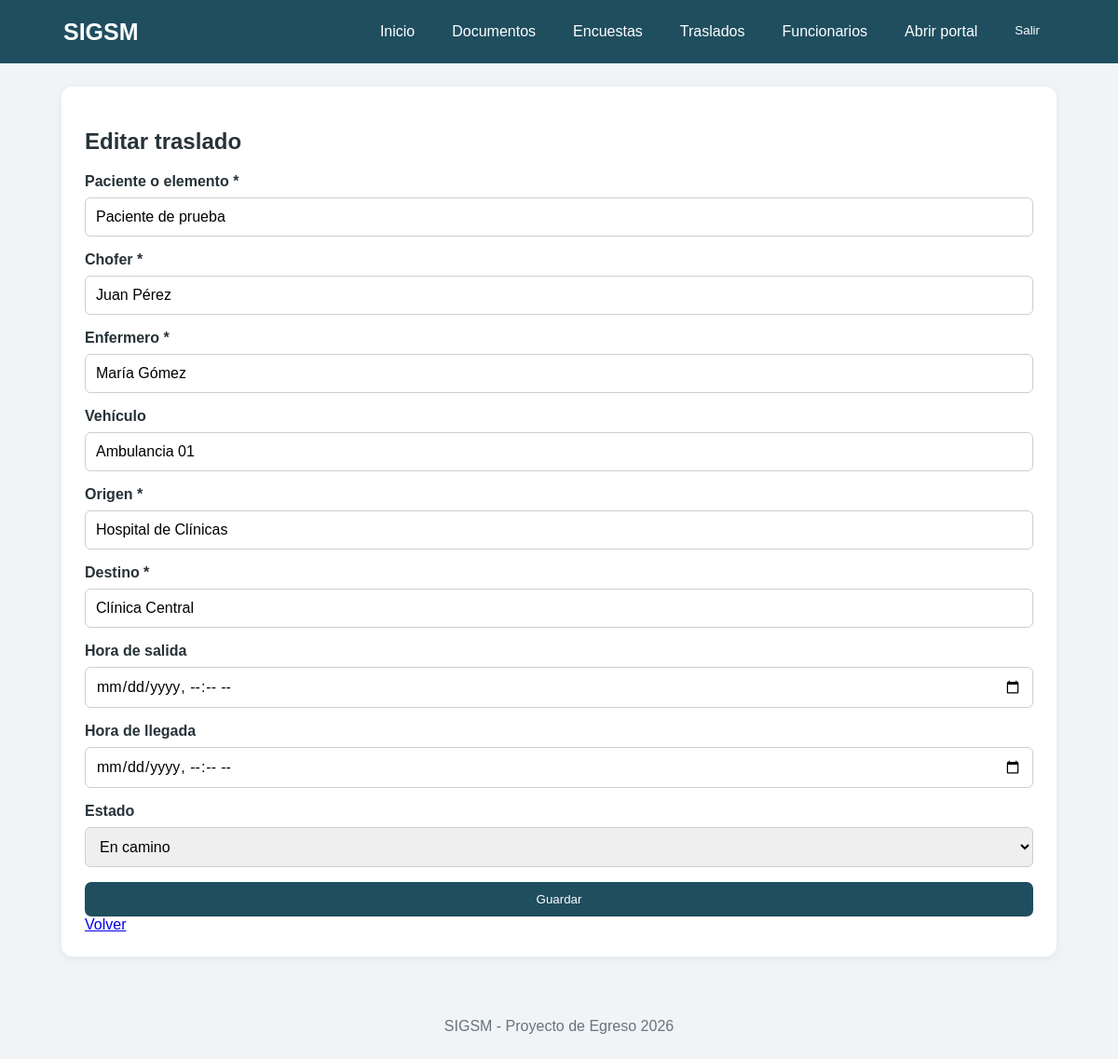
The page /presentacion/editar_traslado.php?id=1 (signed in) on the database its author committed.
### tables this page shows
CREATE TABLE IF NOT EXISTS traslados (

    id INT AUTO_INCREMENT PRIMARY KEY,

    paciente VARCHAR(150) NOT NULL,

    chofer VARCHAR(100) NOT NULL,

    enfermero VARCHAR(100) NOT NULL,

    vehiculo VARCHAR(100),

    origen VARCHAR(150) NOT NULL,

    destino VARCHAR(150) NOT NULL,

    salida DATETIME NULL,

    llegada DATETIME NULL,

    estado VARCHAR(40) NOT NULL DEFAULT 'Solicitado',

    creado_en TIMESTAMP DEFAULT CURRENT_TIMESTAMP,

     
    CONSTRAINT chk_traslados_paciente
        CHECK (CHAR_LENGTH(TRIM(paciente)) >= 2),

    CONSTRAINT chk_traslados_chofer
        CHECK (CHAR_LENGTH(TRIM(chofer)) >= 2),

    CONSTRAINT chk_traslados_enfermero
        CHECK (CHAR_LENGTH(TRIM(enfermero)) >= 2),

    CONSTRAINT chk_traslados_origen
        CHECK (CHAR_LENGTH(TRIM(origen)) >= 2),

    CONSTRAINT chk_traslados_destino
        CHECK (CHAR_LENGTH(TRIM(destino)) >= 2),

    CONSTRAINT chk_traslados_vehiculo
        CHECK (
            vehiculo IS NULL
            OR CHAR_LENGTH(TRIM(vehiculo)) >= 2
        ),

     
    CONSTRAINT chk_traslados_estado
        CHECK (
            estado IN (
                'Solicitado',
                'En camino',
                'Realizado',
                'Cancelado'
            )
        ),

     
    CONSTRAINT chk_traslados_fechas
        CHECK (
            salida IS NULL
            OR llegada IS NULL
            OR llegada >= salida
        )

);

### logica/funciones.php (called while the page is built, shortened)
<?php
function limpiar($t) : string {
    return htmlspecialchars($t ?? '', ENT_QUOTES, 'UTF-8');
}

### presentacion/editar_traslado.php (the view, shortened to what this page needs)
<?php
require_once __DIR__ . '/../logica/funciones.php';
require_once __DIR__ . '/../datos/conexion.php';
$id = (int)($_GET['id'] ?? 0);
$edit = $id>0;
$dato = null;
if ($edit) {
    $s = $pdo->prepare('SELECT * FROM traslados WHERE id=?');
    $s->execute([$id]);
    $dato = $s->fetch(PDO::FETCH_ASSOC);
}
require __DIR__ . '/vistas/encabezado.php';
$d = $dato ?: ['paciente' => '', 'chofer' => '', 'enfermero' => '', 'vehiculo' => '', 'origen' => 'Hospital de Clínicas', 'destino' => '', 'salida' => '', 'llegada' => '', 'estado' => 'Solicitado'];
 ?>
<section class="tarjeta">
    <h1>
        <?= $edit ? 'Editar' : 'Nuevo' ?> traslado
    </h1>
    <form method="post">
        <label>
            Paciente o elemento *
        </label>
        <input name="paciente" value="<?= limpiar($d['paciente']) ?>" required>
        <label>
            Chofer *
        </label>
        <input name="chofer" value="<?= limpiar($d['chofer']) ?>" required>
        <label>
            Enfermero *
        </label>
        <input name="enfermero" value="<?= limpiar($d['enfermero']) ?>" required>
        <label>
            Vehículo
        </label>
        <input name="vehiculo" value="<?= limpiar($d['vehiculo']) ?>" placeholder="Ambulancia 01">
        <label>
            Origen *
        </label>
        <input name="origen" value="<?= limpiar($d['origen']) ?>" required>
        <label>
            Destino *
        </label>
        <input name="destino" value="<?= limpiar($d['destino']) ?>" required>
        <label>
            Hora de salida
        </label>
        <input type="datetime-local" name="salida" value="<?= $d['salida'] ? date('Y-m-d\\TH:i', strtotime($d['salida'])) : '' ?>">
        <label>
            Hora de llegada
        </label>
        <input type="datetime-local" name="llegada" value="<?= $d['llegada'] ? date('Y-m-d\\TH:i', strtotime($d['llegada'])) : '' ?>">
        <label>
            Estado
        </label>
        <select name="estado">
    <?php
    foreach (['Solicitado', 'En camino', 'Realizado', 'Cancelado'] as $e) :
    ?>
        <option <?= $d['estado'] === $e ? 'selected' : '' ?>>
            <?= $e ?>
        </option>
    <?php
    endforeach;
    ?>
</select>
        <button>
            Guardar
        </button>
    </form>
    <a href="ambulancias.php"> Volver</a>
</section>
<?php
require __DIR__ . '/vistas/pie.php';
 ?>

### presentacion/css/estilo.css (style rules this page uses)
* { box-sizing: border-box; }
body { margin: 0; font-family: Arial,sans-serif; background: #f1f4f7; color: #263238; }
.hero, .tarjeta, .documento { background: white; border-radius: 12px; padding: 25px; box-shadow: 0 2px 8px #0001; margin-bottom: 20px; }
.boton, button { display: inline-block; background: #1f4e5f; color: white; border: 0; padding: 11px 16px; border-radius: 7px; text-decoration: none; cursor: pointer; }
form { display: flex; flex-direction: column; gap: 8px; }
input, select, textarea { width: 100%; padding: 11px; border: 1px solid #c8d0d5; border-radius: 6px; font: inherit; margin-bottom: 8px; }
label { font-weight: bold; }

### rows shown on the page
traslados: paciente "Paciente de prueba", chofer "Juan Pérez", enfermero "María Gómez", vehiculo "Ambulancia 01", origen "Hospital de Clínicas", destino "Clínica Central", estado "En camino"
